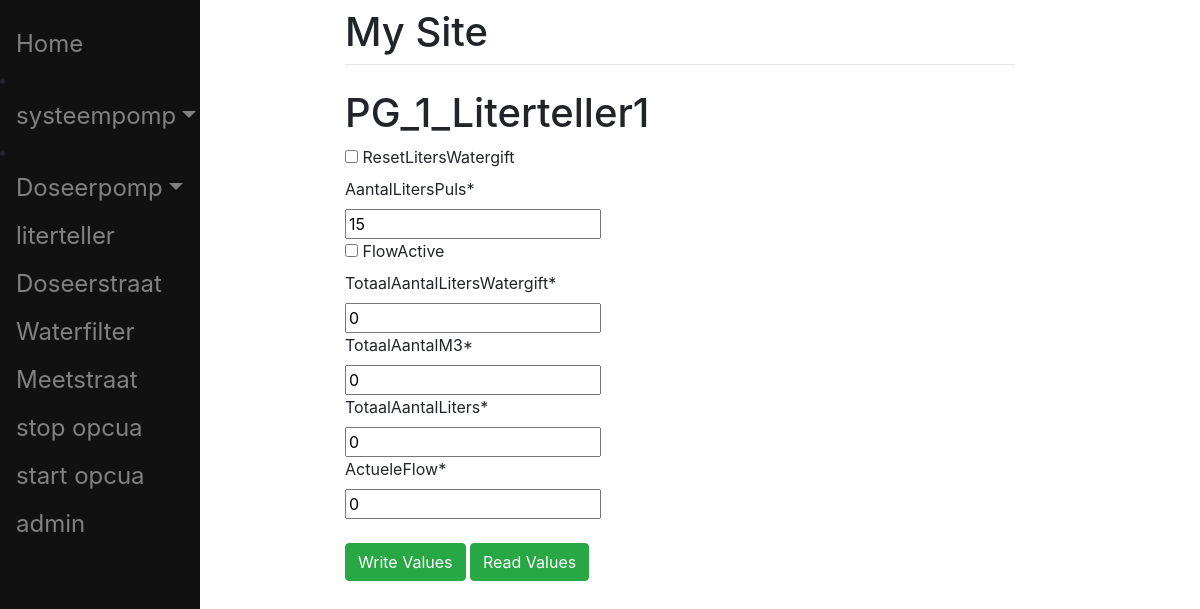
Screenshot of /Literteller/56/ with the database file from the repository.
### main/models.py (models this page shows, shortened)
class LiterTeller(models.Model):
    pg = models.ForeignKey(PG, on_delete=models.CASCADE)
    handlername = models.CharField(max_length=200)
    name = models.CharField(max_length=200)
    nodeid = models.CharField(max_length=200, default='SOME STRING')
    ResetLitersWatergift = models.BooleanField(max_length=200)
    AantalLitersPuls = models.CharField(max_length=200)
    FlowActive = models.BooleanField(max_length=200)
    TotaalAantalLitersWatergift = models.CharField(max_length=200)
    TotaalAantalM3 = models.CharField(max_length=200)
    TotaalAantalLiters = models.CharField(max_length=200)
    ActueleFlow = models.CharField(max_length=200)

### main/views.py (the view)
# urls.py: path("Literteller/<int:id>/",views.literteller_view, name="Literteller"),
def literteller_view(request, id = None):
    obj = LiterTeller.objects.get(id=id)
    if request.method == 'POST':
        if request.POST.get('WriteValues'):
            form = LitertellerForm(request.POST, instance=obj)
            if form.is_valid():
                form.save()
                obj = LiterTeller.objects.get(id=id)
                write_value_Literteller(obj)
            return render(request,"main/Literteller_template.html",get_Literteller_data(id))
        if request.POST.get('GetValues'):
            return render(request,'main/Literteller_template.html',get_Literteller_data(id))
    else:
        return render(request,'main/Literteller_template.html',get_Literteller_data(id))

### main/forms.py
class LitertellerForm(forms.ModelForm):
    class Meta:
        model = LiterTeller
        exclude = ('pg','name','nodeid','handlername')

### main/views.py (called while the page is built)
def get_Literteller_data(id):
    obj = LiterTeller.objects.get(id=id)
    form = LitertellerForm(instance=obj)
    return {'form':form,'obj':obj}

### main/templates/main/Literteller_template.html (shortened to what this page needs)
{% extends "main/Base.html" %}
{% load crispy_forms_tags %}
{% block content %}
<h1> {{obj.name}} </h1>
<form method="post" action= "#">
    {{ form|crispy }}
    <br>
    <button type="submit" , name="WriteValues" , value="WriteValues", class="btn btn-success">Write Values</button>
    <button type="submit" , name="GetValues" , value="GetValues", class="btn btn-success">Read Values</button>
</form>
{% endblock %}

### rows the page displays
LiterTeller: name "PG_1_Literteller1", AantalLitersPuls "15", TotaalAantalLitersWatergift "0", TotaalAantalM3 "0", TotaalAantalLiters "0", ActueleFlow "0"
